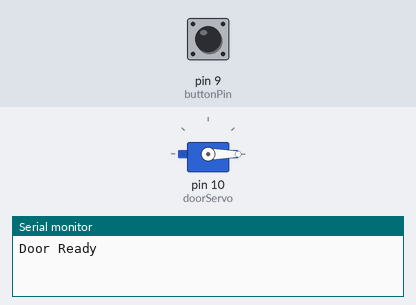
A sketch run on a simulated Arduino Uno, built with avr-gcc and run on an emulated ATmega328P. Shown: servo, the last lines printed to the serial monitor. Inputs (shaded band) come from the test bench; at power-on: pin 9 (buttonPin) HIGH.

Above: at 1.2 s.
1.3 s: pin 9 (buttonPin) pulled LOW for 0.15 s
At 1.79 s:
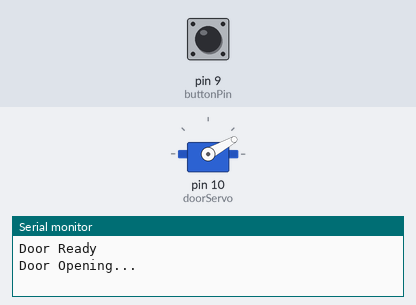
At 3.2 s:
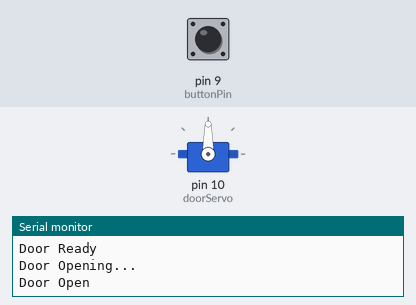
Timing chart, 0 to 10.3 s (numbered marks = the images above; inputs shaded):
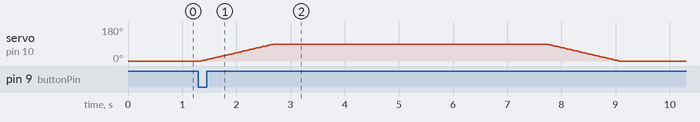

The sketch:

Door_Servo_ButtonOpen.ino
```cpp
#include <Servo.h>

Servo doorServo;

const int servoPin = 10;
const int buttonPin = 9;

bool lastButtonState = HIGH;

void setup() {
  pinMode(buttonPin, INPUT_PULLUP);

  doorServo.attach(10);
  doorServo.write(0);   // Door Closed

  Serial.begin(9600);
  Serial.println("Door Ready");
}

void loop() {

  bool currentButtonState = digitalRead(buttonPin);

  // Button Press
  if (lastButtonState == HIGH && currentButtonState == LOW) {
    delay(30); // Debounce

    Serial.println("Door Opening...");

    // Open Door Slowly
    for (int angle = 0; angle <= 90; angle++) {
      doorServo.write(angle);
      delay(15);
    }

    Serial.println("Door Open");
    delay(5000);   // Keep door open for 5 seconds

    Serial.println("Door Closing...");

    // Close Door Slowly
    for (int angle = 90; angle >= 0; angle--) {
      doorServo.write(angle);
      delay(15);
    }

    Serial.println("Door Closed");
  }

  lastButtonState = currentButtonState;
}
```

Measured:
- after the input at 1.3 s, servo on pin 10 (doorServo): rises from 0° to 90° in 1.4 s, then falls to 0° in 6.4 s
